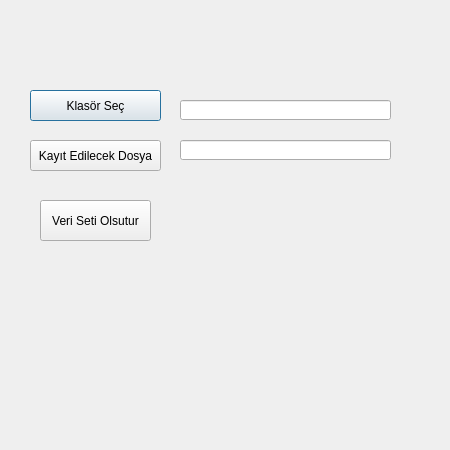
<?xml version="1.0" encoding="UTF-8"?>
<ui version="4.0">
 <class>Dialog</class>
 <widget class="QDialog" name="Dialog">
  <property name="geometry">
   <rect>
    <x>0</x>
    <y>0</y>
    <width>450</width>
    <height>450</height>
   </rect>
  </property>
  <property name="sizePolicy">
   <sizepolicy hsizetype="Fixed" vsizetype="Fixed">
    <horstretch>0</horstretch>
    <verstretch>0</verstretch>
   </sizepolicy>
  </property>
  <property name="windowTitle">
   <string>Veri Seti Olustur</string>
  </property>
  <widget class="QPushButton" name="browse">
   <property name="geometry">
    <rect>
     <x>30</x>
     <y>90</y>
     <width>131</width>
     <height>31</height>
    </rect>
   </property>
   <property name="text">
    <string>Klasör Seç</string>
   </property>
  </widget>
  <widget class="QLineEdit" name="filename">
   <property name="geometry">
    <rect>
     <x>180</x>
     <y>100</y>
     <width>211</width>
     <height>20</height>
    </rect>
   </property>
  </widget>
  <widget class="QPushButton" name="btn_save">
   <property name="geometry">
    <rect>
     <x>30</x>
     <y>140</y>
     <width>131</width>
     <height>31</height>
    </rect>
   </property>
   <property name="text">
    <string>Kayıt Edilecek Dosya</string>
   </property>
  </widget>
  <widget class="QLineEdit" name="filename_save">
   <property name="geometry">
    <rect>
     <x>180</x>
     <y>140</y>
     <width>211</width>
     <height>20</height>
    </rect>
   </property>
  </widget>
  <widget class="QPushButton" name="Veri_seti_olustur">
   <property name="geometry">
    <rect>
     <x>40</x>
     <y>200</y>
     <width>111</width>
     <height>41</height>
    </rect>
   </property>
   <property name="text">
    <string>Veri Seti Olsutur</string>
   </property>
  </widget>
 </widget>
 <resources/>
 <connections/>
</ui>
